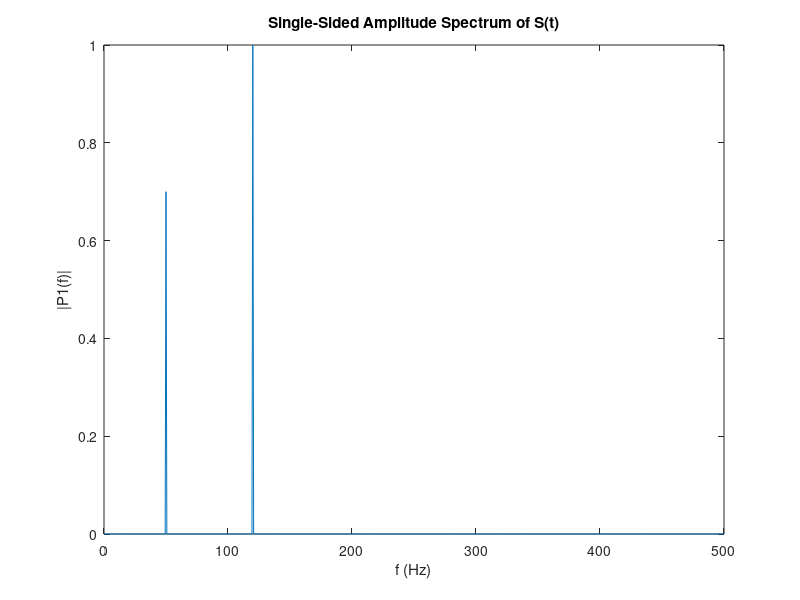

This chart was generated by the following MATLAB code:
Fs = 1000;            % Sampling frequency                    
T = 1/Fs;             % Sampling period       
L = 1500;             % Length of signal
t = (0:L-1)*T;        % Time vector

S = 0.7*sin(2*pi*50*t) + sin(2*pi*120*t);
X = S + 2*randn(size(t));
Y = fft(X);

P2 = abs(Y/L);
P1 = P2(1:L/2+1);
P1(2:end-1) = 2*P1(2:end-1);

f = Fs*(0:(L/2))/L;
plot(f,P1) 
title('Single-Sided Amplitude Spectrum of X(t)')
xlabel('f (Hz)')
ylabel('|P1(f)|')

Y = fft(S);
P2 = abs(Y/L);
P1 = P2(1:L/2+1);
P1(2:end-1) = 2*P1(2:end-1);

plot(f,P1) 
title('Single-Sided Amplitude Spectrum of S(t)')
xlabel('f (Hz)')
ylabel('|P1(f)|')